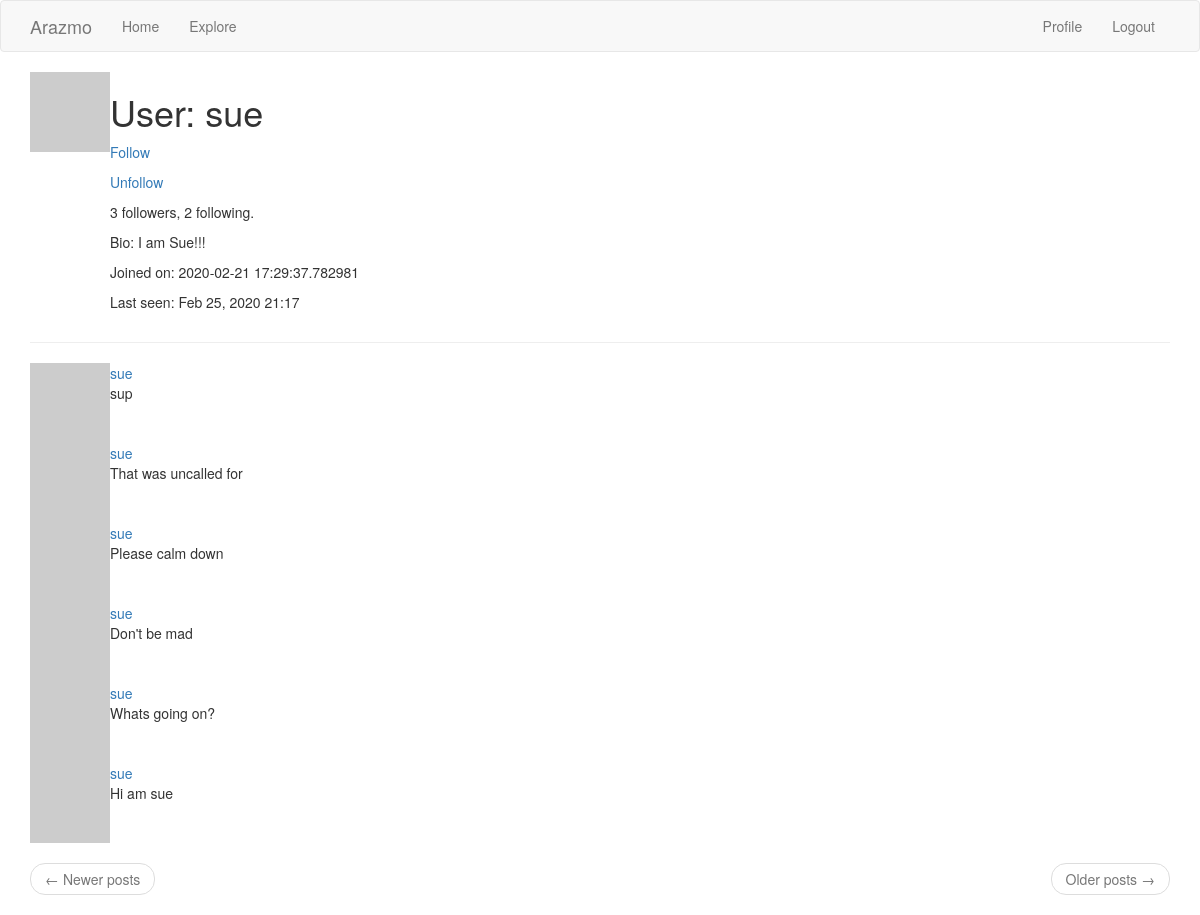
Page /sue (signed in) on the earlier database version.
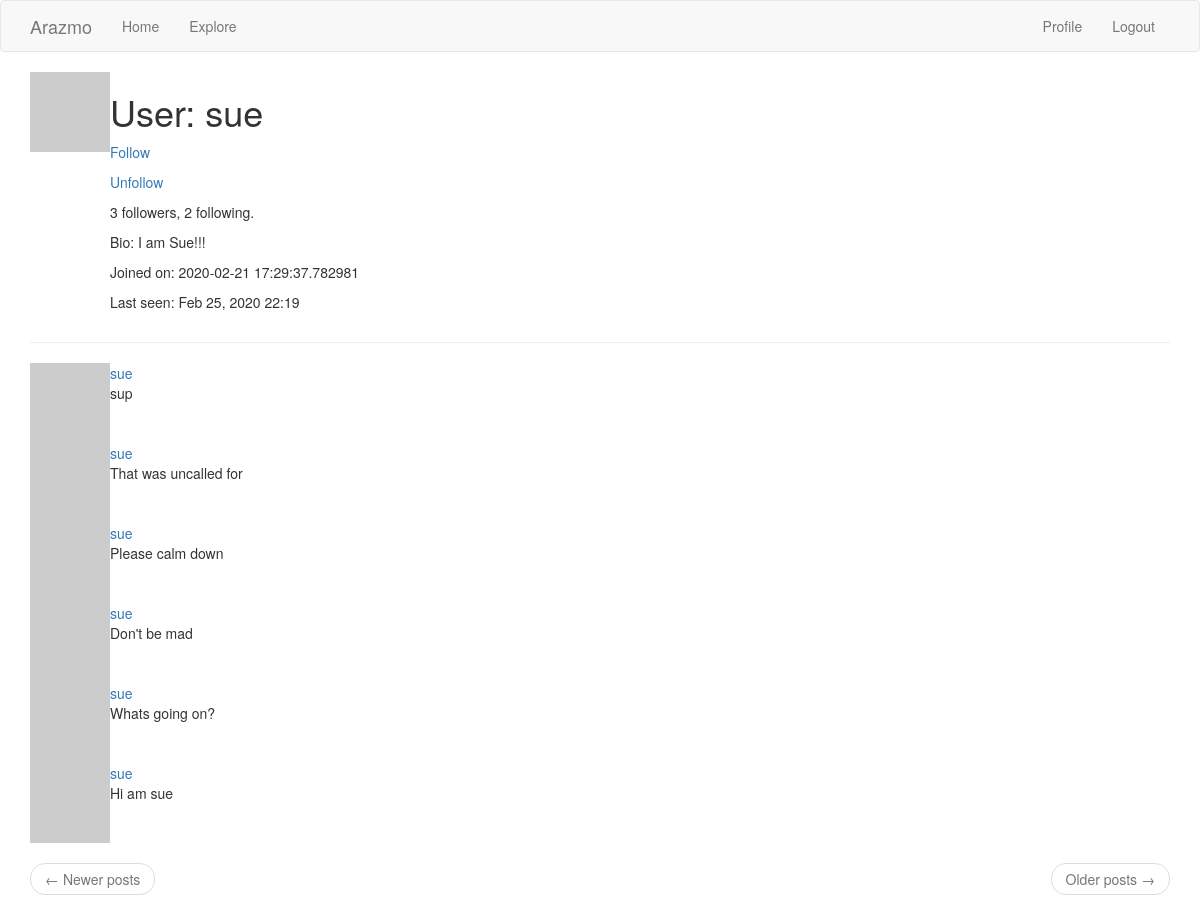
Same page on the later database version.
### app/models.py (models this page shows, shortened)
class User(UserMixin, db.Model):
    id = db.Column(db.Integer, primary_key=True)
    username = db.Column(db.String(64), index=True, unique=True)
    email = db.Column(db.String(120), index=True, unique=True)
    password_hash = db.Column(db.String(128))
    posts = db.relationship('Post', backref='author', lazy='dynamic')
    about_me = db.Column(db.String(140))
    date_joined = db.Column(db.String(64), default=datetime.utcnow().strftime("%b %d, %Y"))
    last_seen = db.Column(db.String(64), default=datetime.utcnow)
    followed = db.relationship(
        'User', secondary=followers,
        primaryjoin=(followers.c.follower_id == id),
        secondaryjoin = (followers.c.followed_id == id),
        backref=db.backref('followers', lazy='dynamic'), lazy='dynamic'
    )
    def avatar(self, size):
        digest = md5(self.email.lower().encode('utf8')).hexdigest()
        return 'https://www.gravatar.com/avatar/{}?d=identicon&s={}'.format(digest, size)

class Post(db.Model):
    id = db.Column(db.Integer, primary_key=True)
    body = db.Column(db.String(140))
    timestamp = db.Column(db.DateTime, index=True, default=datetime.utcnow)
    user_id = db.Column(db.Integer, db.ForeignKey('user.id'))

### app/routes.py (the view)
@app.route("/<username>")
@login_required
def user(username):
    user = User.query.filter_by(username=username).first_or_404()
    page = request.args.get('page', 1, type=int)
    posts = user.posts.order_by(Post.timestamp.desc()).paginate(
        page, app.config['POSTS_PER_PAGE'], False
    )
    next_url = url_for('user', username=user.username, page=posts.next_num) \
        if posts.has_next else None
    prev_url = url_for('user', username=user.username, page=posts.prev_num) \
        if posts.has_prev else None
    return render_template("user.html", user=user, posts=posts.items, next_url=next_url, prev_url=prev_url)

### app/models.py (called while the page is built)
@login.user_loader
def load_user(id):
    return User.query.get(int(id))

### app/routes.py (called while the page is built)
@app.before_request
def before_request():
    if current_user.is_authenticated:
        current_user.last_seen = datetime.utcnow().strftime("%b %d, %Y %H:%M")
        db.session.commit()

### app/templates/user.html
{% extends "base.html"%}
{% block app_content%}
    <table>
        <tr valign="top">
            <td>
                <img src="{{ user.avatar(80)}}" alt="">
            </td>
            <td>
                <h1>User: {{ user.username}}</h1>
                {% if user == current_user %}
                <p>
                    <a href="{{ url_for('edit_profile')}}">Edit Profile</a>
                </p>
                {% else %}
                <p>
                    <a href="{{ url_for('follow', username=user.username) }}">Follow</a>
                </p>
                <p>
                    <a href="{{ url_for('unfollow', username=user.username) }}">Unfollow</a>
                </p>
                {% endif %}
                <p>
                    {{ user.followers.count() }} followers, {{ user.followed.count() }} following.
                </p>
                {% if user.about_me %}
                    <p>Bio: {{ user.about_me }}</p>
                {% endif %}
                {% if user.date_joined %}
                    <p>
                        Joined on: {{ user.date_joined }}
                    </p>
                {% endif %}
                {% if user.last_seen %}
                    <p>
                        Last seen: {{ user.last_seen }}
                    </p>
                {% endif %}
            </td>
        </tr>
    </table>
    <hr>
    {% for post in posts %}
        {% include '_post.html' %}
    {% endfor %}
    <nav aria-label="...">
        <ul class="pager">
            <li class="previous{% if not prev_url %} disabled{% endif %}">
                <a href="{{ prev_url or '#' }}">
                    <span aria-hidden="true">&larr;</span> Newer posts
                </a>
            </li>
            <li class="next{% if not next_url %} disabled{% endif %}">
                <a href="{{ next_url or '#' }}">
                    Older posts <span aria-hidden="true">&rarr;</span>
                </a>
            </li>
        </ul>
    </nav>
{% endblock %}

### app/templates/base.html (shortened to what this page needs)
{% extends 'bootstrap/base.html' %}
{% block navbar %}
    <nav class="navbar navbar-default">
        <div class="container">
            <div class="navbar-header">
                <a class="navbar-brand" href="{{ url_for('index') }}">Arazmo</a>
            </div>
            <div class="collapse navbar-collapse" id="bs-example-navbar-collapse-1">
                <ul class="nav navbar-nav">
                    <li><a href="{{ url_for('index') }}">Home</a></li>
                    <li><a href="{{ url_for('explore') }}">Explore</a></li>
                </ul>
                <ul class="nav navbar-nav navbar-right">
                    {% if current_user.username %}
                    <li><a href="{{ url_for('user', username=current_user.username) }}">Profile</a></li>
                    <li><a href="{{ url_for('logout') }}">Logout</a></li>
                    {% endif %}
                </ul>
            </div>
        </div>
    </nav>
{% endblock %}
{% block content %}
    <div class="container">
        {% block app_content %}
        {% endblock %}
    </div>
{% endblock %}

### app/templates/_post.html
<table>
    <tr valign="top">
        <td>
            <img src="{{ post.author.avatar(32) }}">
        </td>
        <td>
            <a href="{{ url_for('user', username=post.author.username)}}">
                {{ post.author.username }}
            </a>
            <br>{{ post.body }}
        </td>
    </tr>
</table>

Differences in the rows shown:
changed User "sue": last_seen "Feb 25, 2020 21:17" → "Feb 25, 2020 22:19"
